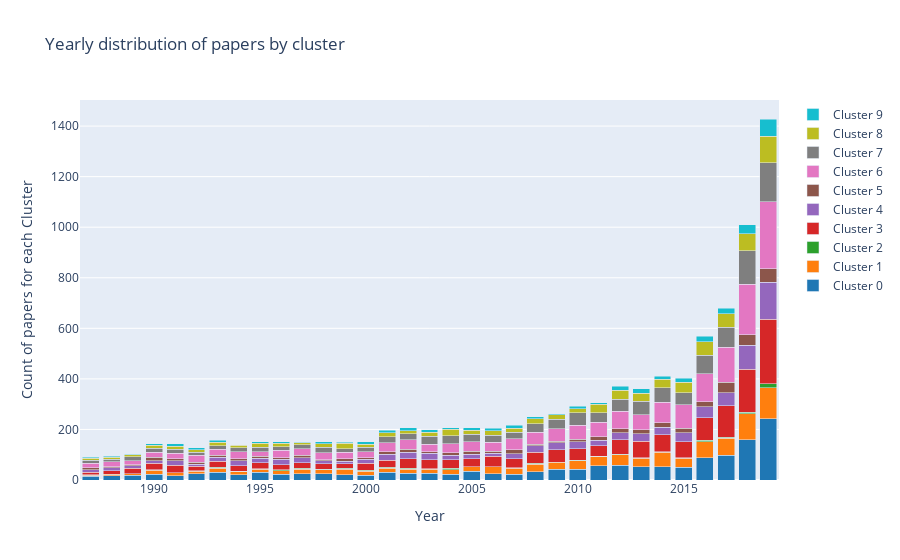

Notebook code cell kept with this figure:
### Code cell
# Group the data by year and clusters
df_grouped = df_clusters.groupby(['year', 'cluster']).size().reset_index(name='counts')

# Create a list of colors for the clusters
colors = ['#1f77b4', '#ff7f0e', '#2ca02c', '#d62728', '#9467bd',
          '#8c564b', '#e377c2', '#7f7f7f', '#bcbd22', '#17becf']

# Create a trace for each cluster
traces = []
for i in range(10):
    trace = go.Bar(
        x=df_grouped[df_grouped['cluster'] == i]['year'],
        y=df_grouped[df_grouped['cluster'] == i]['counts'],
        name=f'Cluster {i}',
        marker=dict(color=colors[i])
    )
    traces.append(trace)

# Create the layout
layout = go.Layout(
    title='Yearly distribution of papers by cluster',
    xaxis=dict(title='Year'),
    yaxis=dict(title='Count of papers for each Cluster'),
    barmode='stack'

)

# Create the figure and plot it
fig = go.Figure(data=traces, layout=layout)
fig.show()

for key, value in cluster_dict.items():
    print(f"Cluster {key}:", value)

### Figure 1 — Plotly figure (JSON) as saved in the notebook; plotly's stock layout.template omitted (floating-point values rounded to 4 significant figures)
{"data": [{"marker": {"color": "#1f77b4"}, "name": "Cluster 0", "type": "bar", "x": [1987, 1988, 1989, 1990, 1991, 1992, 1993, 1994, 1995, 1996, 1997, 1998, 1999, 2000, 2001, 2002, 2003, 2004, 2005, 2006, 2007, 2008, 2009, 2010, 2011, 2012, 2013, 2014, 2015, 2016, 2017, 2018, 2019], "y": [15, 16, 18, 23, 17, 24, 30, 20, 31, 22, 24, 24, 21, 18, 30, 27, 27, 23, 34, 25, 22, 32, 42, 43, 57, 58, 52, 53, 50, 89, 97, 159, 242]}, {"marker": {"color": "#ff7f0e"}, "name": "Cluster 1", "type": "bar", "x": [1987, 1988, 1989, 1990, 1991, 1992, 1993, 1994, 1995, 1996, 1997, 1998, 1999, 2000, 2001, 2002, 2003, 2004, 2005, 2006, 2007, 2008, 2009, 2010, 2011, 2012, 2013, 2014, 2015, 2016, 2017, 2018, 2019], "y": [4, 7, 7, 15, 12, 11, 17, 14, 12, 14, 19, 16, 21, 16, 16, 16, 15, 18, 18, 28, 25, 31, 29, 33, 36, 41, 35, 57, 36, 63, 68, 103, 122]}, {"marker": {"color": "#2ca02c"}, "name": "Cluster 2", "type": "bar", "x": [1987, 1990, 1992, 1993, 1994, 1995, 1996, 1997, 1998, 1999, 2000, 2001, 2002, 2003, 2004, 2005, 2007, 2008, 2010, 2011, 2012, 2013, 2014, 2015, 2016, 2017, 2018, 2019], "y": [1, 2, 1, 4, 1, 1, 5, 3, 3, 5, 5, 4, 3, 3, 5, 1, 2, 4, 2, 1, 2, 2, 1, 3, 5, 4, 7, 16]}, {"marker": {"color": "#d62728"}, "name": "Cluster 3", "type": "bar", "x": [1987, 1988, 1989, 1990, 1991, 1992, 1993, 1994, 1995, 1996, 1997, 1998, 1999, 2000, 2001, 2002, 2003, 2004, 2005, 2006, 2007, 2008, 2009, 2010, 2011, 2012, 2013, 2014, 2015, 2016, 2017, 2018, 2019], "y": [10, 13, 21, 27, 29, 18, 24, 21, 25, 19, 22, 22, 18, 28, 29, 39, 35, 34, 31, 41, 35, 43, 49, 46, 41, 58, 64, 69, 62, 89, 125, 169, 255]}, {"marker": {"color": "#9467bd"}, "name": "Cluster 4", "type": "bar", "x": [1987, 1988, 1989, 1990, 1991, 1992, 1993, 1994, 1995, 1996, 1997, 1998, 1999, 2000, 2001, 2002, 2003, 2004, 2005, 2006, 2007, 2008, 2009, 2010, 2011, 2012, 2013, 2014, 2015, 2016, 2017, 2018, 2019], "y": [10, 12, 10, 10, 18, 8, 15, 21, 18, 23, 20, 12, 9, 15, 23, 25, 26, 17, 18, 12, 19, 25, 27, 27, 23, 28, 30, 28, 36, 44, 51, 96, 148]}, {"marker": {"color": "#8c564b"}, "name": "Cluster 5", "type": "bar", "x": [1987, 1988, 1989, 1990, 1991, 1992, 1993, 1994, 1995, 1996, 1997, 1998, 1999, 2000, 2001, 2002, 2003, 2004, 2005, 2006, 2007, 2008, 2009, 2010, 2011, 2012, 2013, 2014, 2015, 2016, 2017, 2018, 2019], "y": [8, 5, 4, 13, 8, 9, 7, 8, 7, 6, 10, 4, 10, 7, 10, 11, 5, 10, 12, 8, 16, 7, 7, 10, 14, 15, 15, 19, 18, 20, 42, 40, 52]}, {"marker": {"color": "#e377c2"}, "name": "Cluster 6", "type": "bar", "x": [1987, 1988, 1989, 1990, 1991, 1992, 1993, 1994, 1995, 1996, 1997, 1998, 1999, 2000, 2001, 2002, 2003, 2004, 2005, 2006, 2007, 2008, 2009, 2010, 2011, 2012, 2013, 2014, 2015, 2016, 2017, 2018, 2019], "y": [18, 19, 16, 19, 21, 27, 24, 26, 18, 29, 25, 26, 25, 22, 35, 39, 31, 36, 37, 36, 45, 46, 49, 55, 57, 69, 60, 80, 92, 110, 138, 200, 266]}, {"marker": {"color": "#7f7f7f"}, "name": "Cluster 7", "type": "bar", "x": [1987, 1988, 1989, 1990, 1991, 1992, 1993, 1994, 1995, 1996, 1997, 1998, 1999, 2000, 2001, 2002, 2003, 2004, 2005, 2006, 2007, 2008, 2009, 2010, 2011, 2012, 2013, 2014, 2015, 2016, 2017, 2018, 2019], "y": [12, 10, 16, 17, 17, 12, 14, 17, 17, 13, 17, 23, 15, 18, 24, 23, 31, 33, 30, 28, 24, 35, 38, 50, 38, 48, 53, 57, 48, 73, 79, 132, 153]}, {"marker": {"color": "#bcbd22"}, "name": "Cluster 8", "type": "bar", "x": [1987, 1988, 1989, 1990, 1991, 1992, 1993, 1994, 1995, 1996, 1997, 1998, 1999, 2000, 2001, 2002, 2003, 2004, 2005, 2006, 2007, 2008, 2009, 2010, 2011, 2012, 2013, 2014, 2015, 2016, 2017, 2018, 2019], "y": [8, 8, 7, 11, 12, 10, 15, 10, 17, 15, 8, 14, 21, 13, 15, 11, 15, 24, 15, 16, 17, 20, 18, 15, 32, 36, 32, 34, 41, 54, 54, 68, 106]}, {"marker": {"color": "#17becf"}, "name": "Cluster 9", "type": "bar", "x": [1987, 1988, 1989, 1990, 1991, 1992, 1993, 1994, 1995, 1996, 1997, 1998, 1999, 2000, 2001, 2002, 2003, 2004, 2005, 2006, 2007, 2008, 2009, 2010, 2011, 2012, 2013, 2014, 2015, 2016, 2017, 2018, 2019], "y": [4, 4, 2, 6, 10, 7, 8, 2, 6, 6, 2, 7, 5, 10, 11, 13, 10, 7, 11, 10, 12, 7, 3, 11, 7, 15, 17, 13, 17, 22, 21, 35, 68]}], "layout": {"barmode": "stack", "title": {"text": "Yearly distribution of papers by cluster"}, "xaxis": {"title": {"text": "Year"}}, "yaxis": {"title": {"text": "Count of papers for each Cluster"}}}}
